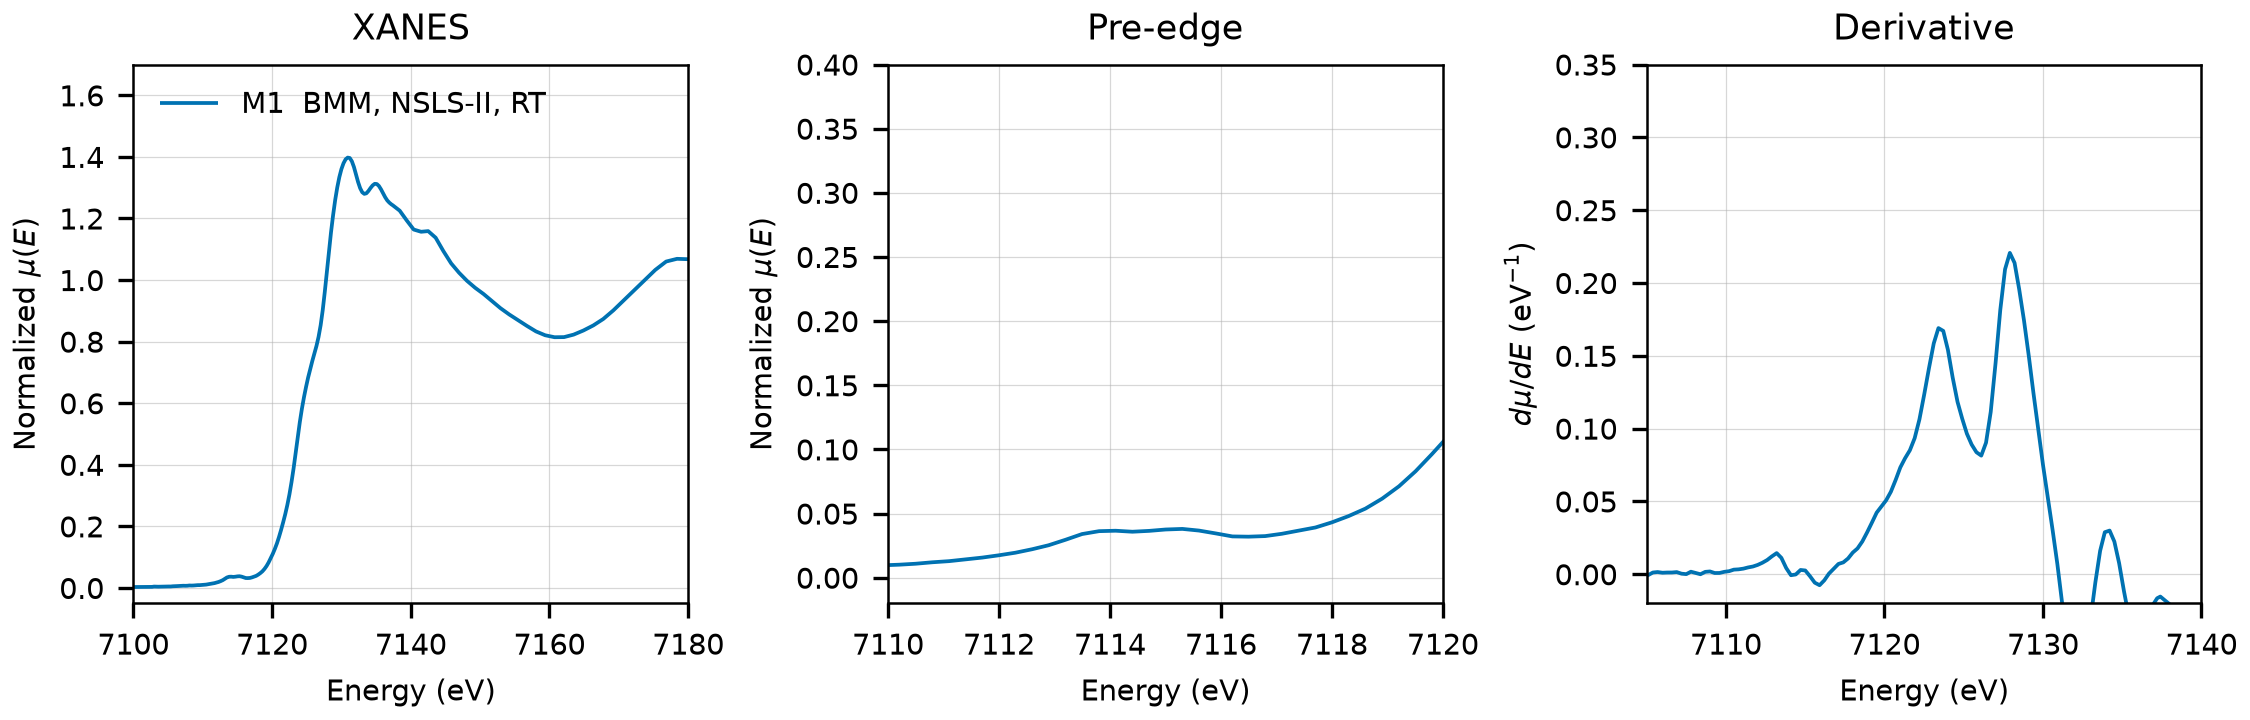

Source code (Python):
"""Plot the experimental Fe K-edge spectrum of andradite in this folder.

Run from this directory. The output replaces spectra_comparison.png, which the
README links to.
"""

import matplotlib.pyplot as plt
import numpy as np
from larch import Group
from larch.xafs import pre_edge

OUTPUT = "spectra_comparison.png"

MEASUREMENTS = [
    ("M1  BMM, NSLS-II, RT", "NIST/Fe-Andradite.xdi", {"mu_col": 3, "ref_cols": (5, 6)}, "#0072B2"),
]

FE_K_EDGE = 7112.0
PRE_EDGE_DEFAULTS = {"pre1": -150, "pre2": -30, "norm1": 150, "norm2": 800, "nnorm": 2, "nvict": 2}


def normalized(path, mu_col=None, ref_cols=None):
    """Return a larch group with the normalized spectrum read from path."""
    data = np.loadtxt(path, comments="#")
    energy = data[:, 0]
    mu = data[:, mu_col]

    if ref_cols is not None:
        ref_mu = np.log(data[:, ref_cols[0]] / data[:, ref_cols[1]])
        ref_group = Group(energy=energy.copy(), mu=ref_mu)
        pre_edge(ref_group)
        eshift = FE_K_EDGE - ref_group.e0
        energy = energy + eshift

    group = Group(energy=energy, mu=mu)
    pre_edge(group, **PRE_EDGE_DEFAULTS)
    return group


def main():
    plt.rcParams.update({"font.size": 7, "axes.linewidth": 0.6})
    fig, axes = plt.subplots(1, 3, figsize=(7.5, 2.4), constrained_layout=True)

    for label, path, kwargs, color in MEASUREMENTS:
        group = normalized(path, **kwargs)
        derivative = np.gradient(group.flat, group.energy)
        axes[0].plot(group.energy, group.flat, color=color, lw=0.9, label=label)
        axes[1].plot(group.energy, group.flat, color=color, lw=0.9)
        axes[2].plot(group.energy, derivative, color=color, lw=0.9)

    axes[0].set(
        xlim=(7100, 7180),
        ylim=(-0.05, 1.7),
        xlabel="Energy (eV)",
        ylabel=r"Normalized $\mu(E)$",
        title="XANES",
    )
    axes[0].legend(frameon=False, loc="upper left")

    axes[1].set(
        xlim=(7110, 7120),
        ylim=(-0.02, 0.4),
        xlabel="Energy (eV)",
        ylabel=r"Normalized $\mu(E)$",
        title="Pre-edge",
    )

    axes[2].set(
        xlim=(7105, 7140),
        ylim=(-0.02, 0.35),
        xlabel="Energy (eV)",
        ylabel=r"$d\mu/dE$ (eV$^{-1}$)",
        title="Derivative",
    )

    for ax in axes:
        ax.grid(True, lw=0.3, alpha=0.5)

    fig.savefig(OUTPUT, dpi=300)
    plt.close(fig)
    print(f"wrote {OUTPUT}")


if __name__ == "__main__":
    main()
